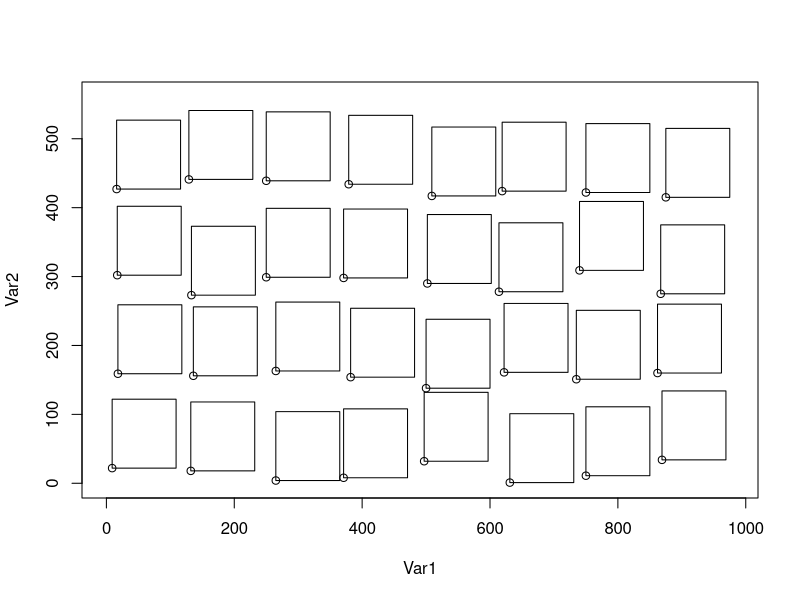
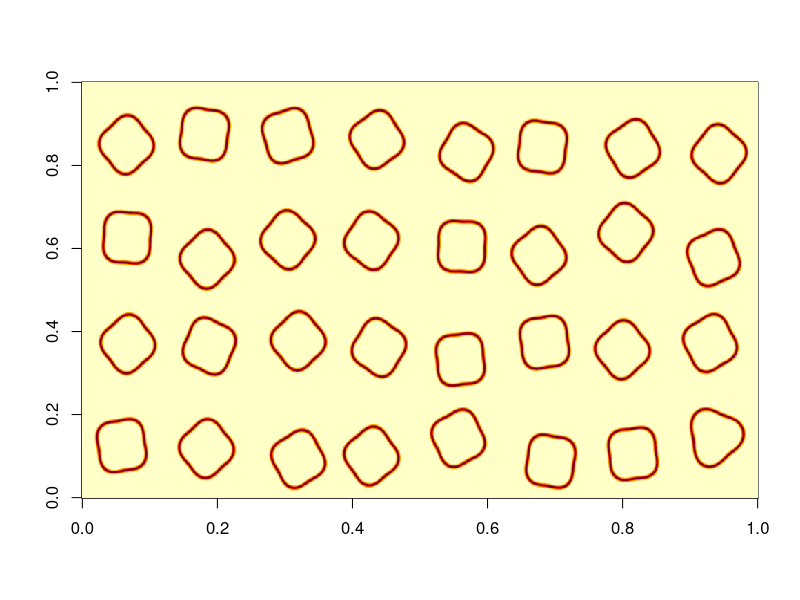

These figures' R source, in order: (Note: this script raises an error after producing the figures.)
#
# Generate Radial Frequency search tasks.
# Adapted from David Badcock's Matlab.
#
# Fri 11 Jan 2013 08:33:11 EST
# Modified Thu 17 Jan 2013 07:11:30 EST: allow for aspect ratio of pixels
#

#WIDTH  <- 752
#HEIGHT <- 752
WIDTH  <- 980
HEIGHT <- 560

IS <- 100    # small patch is IS * IS. must be even. created in rfCreate.

viewingDistance   <- 40     # cm
screen.width      <- 980/2  # pixels
screen.height     <- 560    # pixels
screenWidthCm     <- 18.7/2 # cm
screenHeightCm    <- 10.7   # cm
cmPerPixelWidth  <- screenWidthCm / screen.width 
cmPerPixelHeight <- screenHeightCm / screen.height

#################################################
# Create a single RF stim of dimension ISxIS
# Intiially use r in cms, then map back to pixels
#  radius is in degrees
#################################################
rfCreate <- function(RF_number, radius, Weber_amp, phase) {

    radiusCm <- viewingDistance * tan(radius/180*pi)
    SIGMA <- 2 # sigma defines path thickness (Gaussian profile path section)

    mod_amp <- Weber_amp*radius # mod amp is the amplitude of the RF modulation
 
    xy <- expand.grid(-(IS/2-1):(IS/2), -(IS/2-1):(IS/2))  # X and Y are Cartesian

        # ?? theta numbers off conventionally from the +ve X axis anti-clockwise
    theta <- apply(xy, 1, function(p) atan2(p[2], p[1]))
    rCm   <- apply(xy, 1, function(p) sqrt(sum((p * c(cmPerPixelWidth, cmPerPixelHeight))^2)))
     
        # calculate the RF_radius for all values of theta (in cm)
    RF_radiusCm <- radiusCm + sin(RF_number*theta + phase) * mod_amp

        # create an RF path with a Gaussian luminance profile in section
        # maximum luminance when RF_radius-r is equal to zero
    f <- (cmPerPixelHeight + cmPerPixelWidth)/2
    RF <- exp(-(((RF_radiusCm-rCm)/f)^2/(2*SIGMA^2)))

    return(matrix(RF, IS, IS))
}

#######################################################
# function to create a stimulus and reference
# pass in the RF of the target and distractor and total number of elements 
#   Radius is in degrees
#######################################################
createImage <- function(RF_target, RF_distract, number, Radius, 
                        RF_amp_target=1/(1+RF_target^2), 
                        RF_amp_distract=1/(1+RF_distract^2)) {
        # Grid of available top-left row/col for the RF patterns
        # Random +- jitter each location
        # Random permute of order
    r.jitter <- 18
    c.jitter <- 11
    rs <- seq(r.jitter+1, HEIGHT - IS - r.jitter, IS+2*r.jitter)
    cs <- seq(c.jitter+1, WIDTH  - IS - c.jitter, IS+2*c.jitter)
    grid <- expand.grid(cs, rs) 
    grid[,1] <- grid[,1] + round(runif(nrow(grid),min=-c.jitter, max=+c.jitter))
    grid[,2] <- grid[,2] + round(runif(nrow(grid),min=-r.jitter, max=+r.jitter))
    grid <- grid[order(runif(nrow(grid))), ] 
plot(grid, xlim=c(1,WIDTH), ylim=c(1, HEIGHT))
for(i in 1:nrow(grid)) {
    cc <- grid[i,1]
    rr <- grid[i,2]
    polygon(c(cc, cc+IS, cc+IS, cc), c(rr,rr,rr+IS,rr+IS))
}

    if (nrow(grid) < number)
        warning("Cannot fit that many targets")

    phase <- 2*pi*runif(number, min=1,max=49)

    image <- matrix(0, nrow=HEIGHT, ncol=WIDTH)

    #add each RF pattern in turn to stim and ref  
    for (i in 1:(number-1)) {
        x <- grid[i, 1]
        y <- grid[i, 2]
        image[y:(y+(IS-1)),x:(x+(IS-1))] <- image[y:(y+(IS-1)),x:(x+(IS-1))] + 
            rfCreate(RF_distract, Radius, RF_amp_distract, phase[i])
    } 
    x <- grid[number, 1]  # add target 
    y <- grid[number, 2]
    image[y:(y+(IS-1)),x:(x+(IS-1))] <- image[y:(y+(IS-1)),x:(x+(IS-1))] + 
        rfCreate(RF_target, Radius, RF_amp_target, phase[number])

    too_big <- which(image > 1)
    image[too_big] <- 1

    return(image)
}

##################################################################
# print matrix as a 8-bit pbm file
##################################################################
printPGM <- function(i, title) {
    cat("P2", "\n")
    cat("# RSF: ", title, "\n")
    cat(paste(WIDTH, HEIGHT), "\n")
    cat("255\n")
    c <- 1
    for(x in 1:WIDTH) 
        for(y in 1:HEIGHT) {
            cat(round(255*i[y,x]), " ")
            if (c == 30) {
                cat("\n")
                c <- 0
            }
            c <- c + 1
        }
}

#######################################################
# Test
i <- createImage(3, 4, 32, 1)
image(t(i))
stop("All good")

#######################################################
# Command line param is 
#    number of distractors
#    target RF
#    distractor RF
#######################################################
if (length(commandArgs()) != 7) {
    print("Usage: R --slave --args number_of_shapes target_RF distractor_RF radius < RFS.r")
    print("where")
    print("     radius is in degrees (at 40cm viewing distance)")
} else {
    number       <- as.numeric(commandArgs()[4])
    targetRF     <- as.numeric(commandArgs()[5])
    distractorRF <- as.numeric(commandArgs()[6])
    radius       <- as.numeric(commandArgs()[7])

    i <- createImage(RF_target=targetRF, RF_distract=distractorRF, number=number, radius)

    printPGM(i, commandArgs())
}
